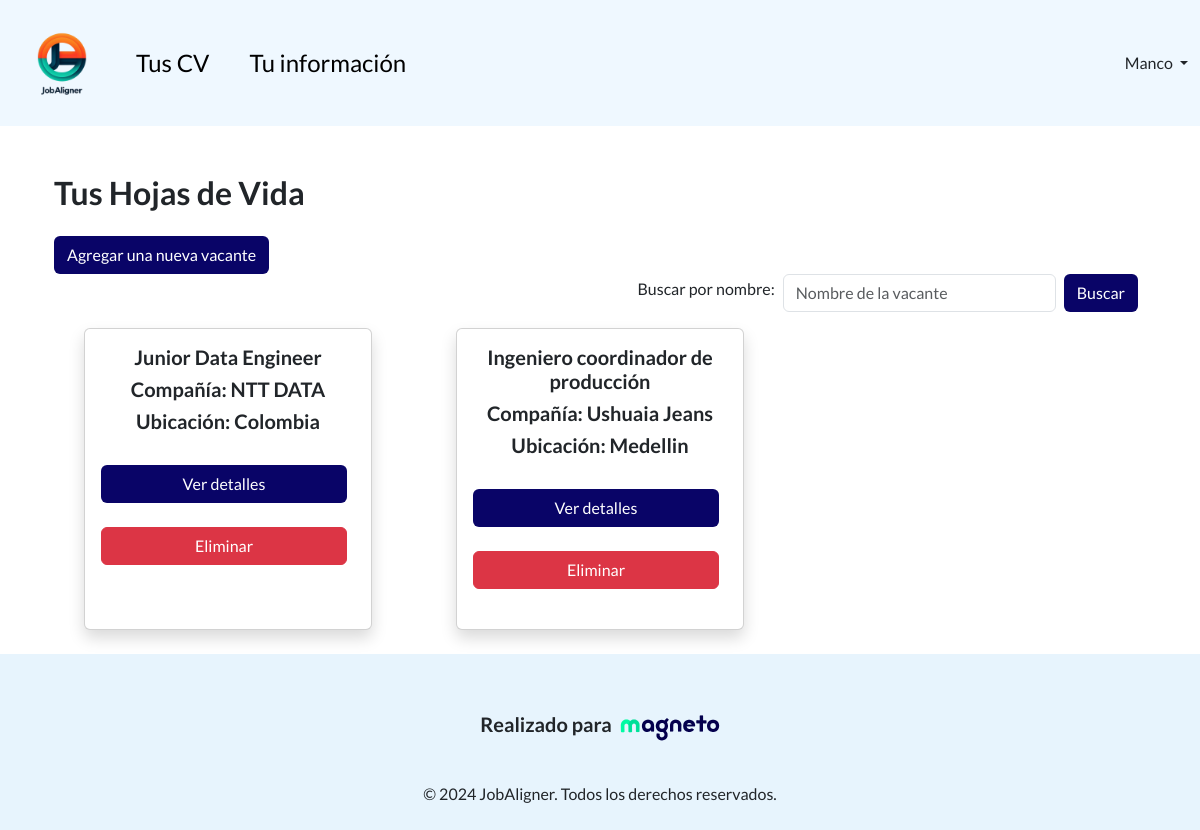
The app's page /home/ (signed in), older data.
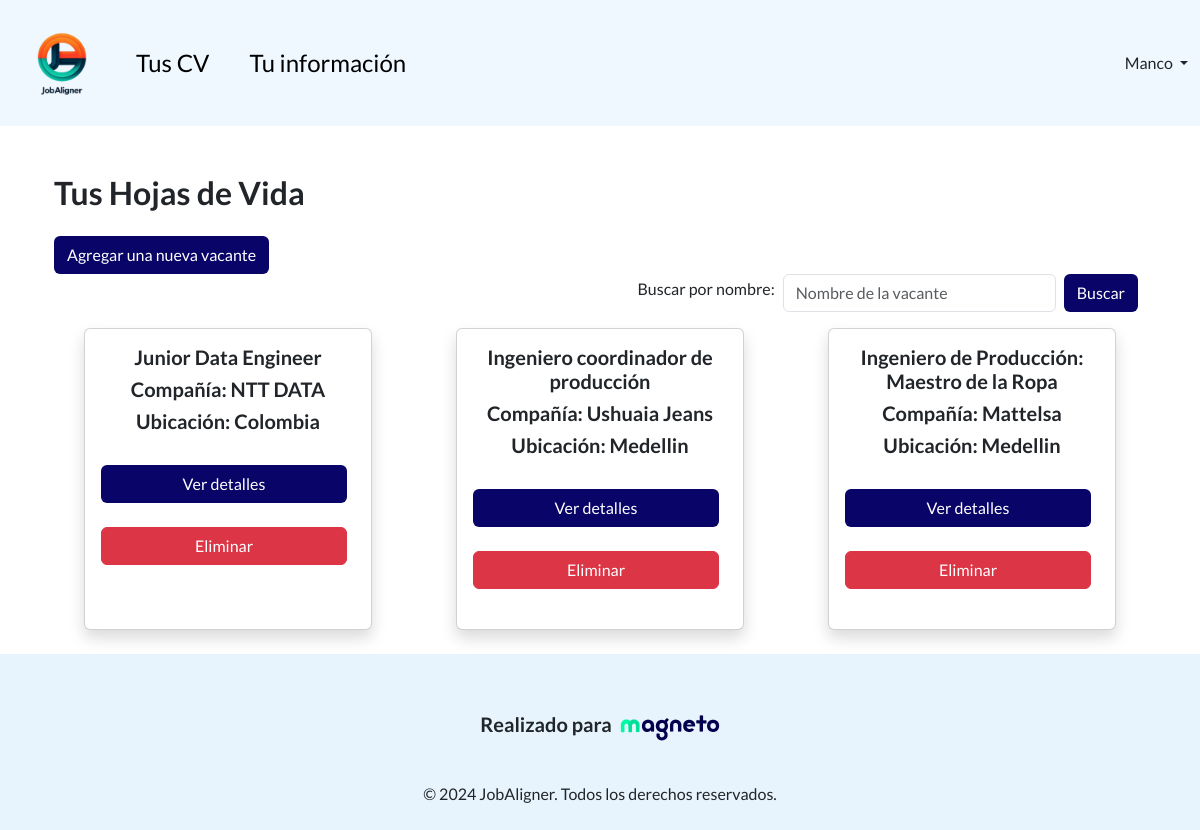
The same page, newer data.
### jobalignment/models.py (models this page shows)
class CV(models.Model):
    user = models.ForeignKey(User, on_delete=models.CASCADE, related_name='cvs')
    vacancy = models.ForeignKey(JobVacancy, on_delete=models.CASCADE, related_name='vacancys')
    cvpdf = models.FileField(upload_to='pdfs/', blank=True, null=True)

class JobVacancy(models.Model):
    title = models.CharField(max_length=200)
    description = models.TextField()
    requirements = models.TextField()
    location = models.CharField(max_length=100)
    company_name = models.CharField(max_length=200)

### jobalignment/views.py (the view)
# urls.py: 2. Add a URL to urlpatterns:  path('', views.home, name='home')
@login_required
def home(request):
    user = request.user  # Django's user
    user_profile = User.objects.get(user=user) # Our user
    searchTerm = request.GET.get('searchProduct')
    if searchTerm:
        cvs = CV.objects.filter(vacancy__title__icontains = searchTerm, user = user_profile)
    else:
        cvs = CV.objects.filter(user = user_profile)
    return render(request, 'home.html', {'user': user,'searchTerm':searchTerm, 'cvs': cvs})

### jobalignment/templates/home.html (shortened to what this page needs)
{% extends 'base.html' %}
{% block content %}
<head>
    <link href="https://cdn.jsdelivr.net/npm/bootstrap@5.3.3/dist/css/bootstrap.min.css" rel="stylesheet">
</head>
<body>
<div class="container">
    <br>
    <br>
    <h2>Tus Hojas de Vida</h2>
    <a class="btn btn-classic mt-3" href="{% url 'vacancy' %}" role="button">Agregar una nueva vacante</a>
    <form action="">
        <div class="mb-2 d-flex align-items-center justify-content-end">
            <label for="searchProduct" class="form-label mx-2">Buscar por nombre:</label>
            <input type="text" class="form-control  w-25" name="searchProduct" placeholder="Nombre de la vacante"/>
            <button type="submit" class="btn btn-classic mx-2 mb-0">Buscar</button>
        </div>
    </form>
    <div class="row row-cols-1 row-cols-md-3 g-4">
        {% for cv in cvs %}
        <div class="col d-flex align-items-stretch">
            <div class="card product_card shadow">
                <div class="card-body">
                    <h5 class="card-name fw-bold"> {{ cv.vacancy.title }}</h5>
                    <h5 class="card-company fw-bold"> Compañía: {{ cv.vacancy.company_name }}</h5>
                    <h5 class="card-location fw-bold"> Ubicación: {{ cv.vacancy.location }}</h5>
                    <br>
                    <div class="btn-container">
                        <a href="{% url 'cv' cv.id %}" class="btn btn-classic me-2">Ver detalles</a>
                        <br>
                        <button type="button" class="btn btn-danger me-2" data-bs-toggle="modal" data-bs-target="#deleteModal{{ cv.id }}">
                            Eliminar
                        </button>
                    </div>
                    <br>
                </div>
            </div>
        </div>
        {% endfor %}
    </div>
    <br>
</div>
</body>
{% endblock content %}

Row changes from the older to the newer data that the page shows:
added CV: vacancy "Ingeniero de Producción: Maestro de la Ropa", vacancy.company_name "Mattelsa", vacancy.location "Medellin"
